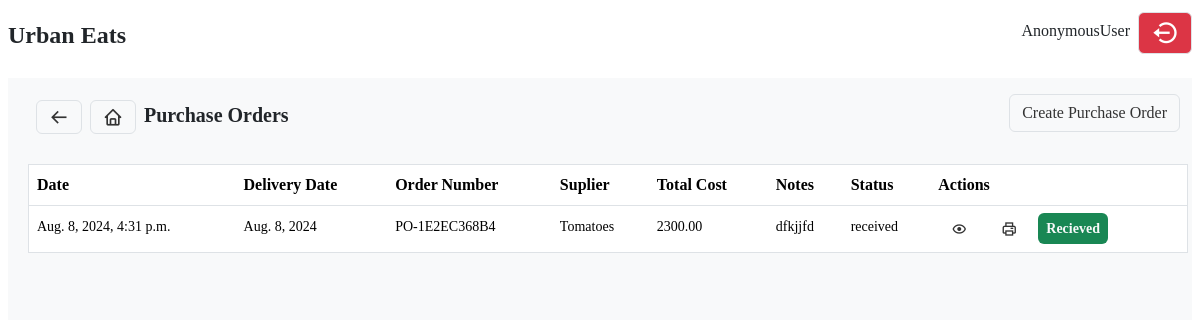
Page /inventory/purchase_orders/list/ on the earlier database version.
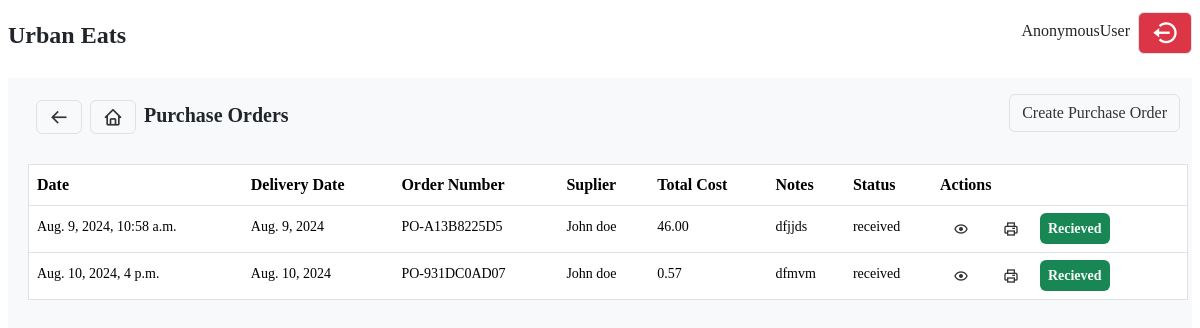
Same page on the later database version.
### inventory/models.py (models this page shows, shortened)
class PurchaseOrder(models.Model):
    status_choices = [
        ('pending', 'Pending'),
        ('ordered', 'Ordered'),
        ('received', 'Received'),
        ('canceled', 'Canceled')
    ]
    order_number = models.CharField(max_length=100, unique=True)
    supplier = models.ForeignKey(Supplier, on_delete=models.SET_NULL, null=True)
    order_date = models.DateTimeField(auto_now_add=True)
    delivery_date = models.DateField(null=True, blank=True)
    total_cost = models.DecimalField(max_digits=15, decimal_places=2, default=0.00)
    status = models.CharField(max_length=50, choices=status_choices, default='pending')
    notes = models.TextField(null=True, blank=True)
    discount = models.DecimalField(max_digits=15, decimal_places=2, default=0.00)
    tax_amount = models.DecimalField(max_digits=15, decimal_places=2, default=0.00)
    handling_amount = models.DecimalField(max_digits=15, decimal_places=2, default=0.00)
    other_amount = models.DecimalField(max_digits=15, decimal_places=2, default=0.00)
    is_partial = models.BooleanField(default=False)
    received = models.BooleanField(default=False)

class Supplier(models.Model):
    name = models.CharField(max_length=255)
    contact_name = models.CharField(max_length=255)
    email = models.EmailField()
    phone = models.CharField(max_length=20)
    address = models.TextField()

### inventory/views.py (the view)
# urls.py: path('purchase_orders/list/', purchase_orders, name='purchase_orders'),
def purchase_orders(request):
    form = CreateOrderForm()
    status_form = PurchaseOrderStatus()
    orders = PurchaseOrder.objects.filter()
    return render(request, 'inventory/purchase_orders.html',
        {
            'form':form,
            'orders':orders,
            'status_form':status_form
        }
    )

### templates/inventory/purchase_orders.html (shortened to what the changed rows need)
{% extends "base.html" %}
{% load static%}
{% load crispy_forms_tags %}
{% block content %}
   <div class="inventory">
        <div>
            <div class=" mt-2 w-100">
                <table class='table border table-hover rounded p-2' id='order_table' style="width: 100%;" >
                        <thead class='bg-primary'>
                            <tr>
                                <th>Date</th>
                                <th>Delivery Date</th>
                                <th>Order Number</th>
                                <th>Suplier</th>
                                <th>Total Cost</th>
                                <th>Notes</th>
                                <th>Status</th>
                                <th>Actions</th>
                            </tr>
                            </thead>
                        <tbody>
                            {% for order in orders %}
                                <tr>
                                    <td class="{% if order.is_partial %}bg-warning text-dark{% endif %}" data-id={{ order.id }}><small>{{ order.order_date }}</small></td>
                                    <td class="{% if order.is_partial %}bg-warning text-dark{% endif %}" data-id={{ order.id }}><small>{{ order.delivery_date }}</small></td>
                                    <td class="{% if order.is_partial %}bg-warning text-dark{% endif %}" data-id={{ order.id }}><small>{{ order.order_number }}</small></td>
                                    <td class="{% if order.is_partial %}bg-warning text-dark{% endif %}" data-id={{ order.id }}><small>{{ order.supplier.name }}</small></td>
                                    <td class="{% if order.is_partial %}bg-warning text-dark{% endif %}" data-id={{ order.id }}><small>{{ order.total_cost }}</small></td>
                                    <td class="{% if order.is_partial %}bg-warning text-dark{% endif %}" data-id={{ order.id }}><small>{{ order.notes }}</small></td>
                                    <td class="{% if order.is_partial %}bg-warning text-dark{% endif %}" data-id={{ order.id }}><small>{{ order.status }}</small></td>
                                    <td class="{% if order.is_partial %}bg-warning text-dark{% endif %}">
                                        <a href="{% url 'inventory:purchase_order_detail' order.id %}" class="btn bx bx-show"></a>
                                        <a href="{% url 'inventory:print_purchase_order' order.id %}" class="btn bx bx-printer mx-1"></a>
                                        {% if order.status != 'received' %}
                                            <button class="btn btn-sm btn-light" data-id={{ order.id }} onclick="status(this)">Change Status</button>
                                        {% else %}
                                            {% if order.received %}
                                                <small class="bg-success fw-bold text-light p-2 rounded text-center w-100">Recieved</small>
                                            {% else %}
                                                <a href="{% url 'inventory:receive_order' order.id %}" class="btn btn-sm btn-light">Receive Order Items</a>
                                            {% endif %}
                                        {% endif %}
                                    </td>
                                </tr>
                            {% endfor %}
                        </tbody>
                </table>
            </div>
        </div>
   </div>
{% endblock content %}

Differences in the rows shown:
changed PurchaseOrder: order_date "Aug. 8, 2024, 4:31 p.m." → "Aug. 9, 2024, 10:58 a.m."; delivery_date "Aug. 8, 2024" → "Aug. 9, 2024"; order_number "PO-1E2EC368B4" → "PO-A13B8225D5"; supplier.name "Tomatoes" → "John doe"; total_cost "2300.00" → "46.00"; notes "dfkjjfd" → "dfjjds"
added PurchaseOrder: order_date "Aug. 10, 2024, 4 p.m.", delivery_date "Aug. 10, 2024", order_number "PO-931DC0AD07", supplier.name "John doe", total_cost "0.57", notes "dfmvm", status "received", received "Recieved"
